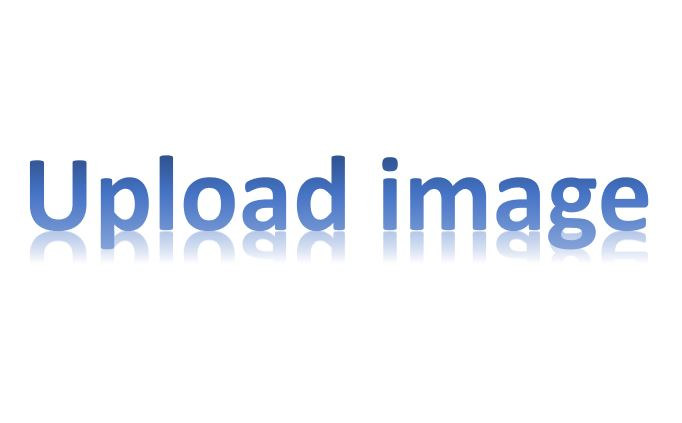
#> input picture sample.JPG, 682 x 423 px
$ python -i train.py   (imports and definitions only)   (Python 2 division)   (older library calls are emulated)
#> lines starting #> are read from the running program, lines starting #| are printed output that depends on the picture


#python train.py --dataset dataset --labelbin model.pickle

# import the necessary packages
from sklearn.preprocessing import LabelEncoder
from sklearn.svm import LinearSVC
from sklearn.metrics import classification_report
from sklearn.model_selection import train_test_split
from imutils import paths
import numpy as np
import argparse
import imutils
import cv2
import os
#from sklearn.externals import joblib
import pickle


# grab the list of images that we'll be describing
# [1 line not run here, left out]
imagePaths = list(paths.list_images('data'))

# initialize the data matrix and labels list
data = []
labels = []


def extract_color_histogram(image, bins=(8, 8, 8)):
	# extract a 3D color histogram from the HSV color space using
	# the supplied number of `bins` per channel
	hsv = cv2.cvtColor(image, cv2.COLOR_BGR2HSV)
	hist = cv2.calcHist([hsv], [0, 1, 2], None, bins,
		[0, 180, 0, 256, 0, 256])

	# handle normalizing the histogram if we are using OpenCV 2.4.X
	if imutils.is_cv2():
		hist = cv2.normalize(hist)

	# otherwise, perform "in place" normalization in OpenCV 3 (I
	# personally hate the way this is done
	else:
		cv2.normalize(hist, hist)

	# return the flattened histogram as the feature vector
	return hist.flatten()


# [55 lines not run here, left out]


>>> import cv2
>>> picture = cv2.imread('sample.JPG', cv2.IMREAD_GRAYSCALE)
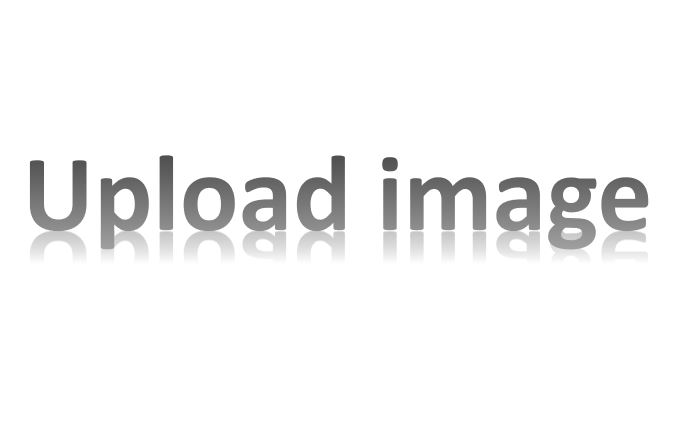
#> picture: shape (423, 682); min 68, max 255, mean 245
>>> result = extract_color_histogram(picture)
#> (the run stopped early here; a loop or call above may not have finished)
